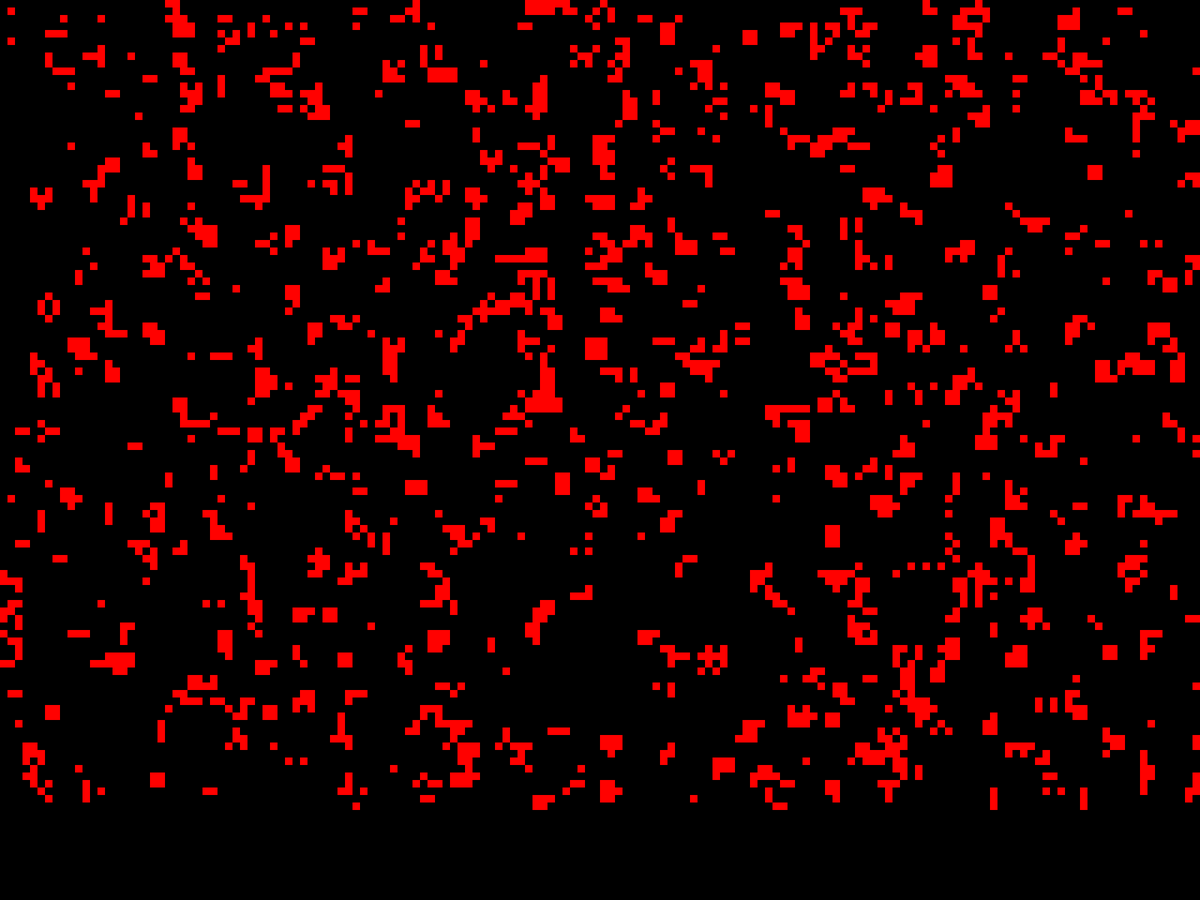
Frame 1 (no input)
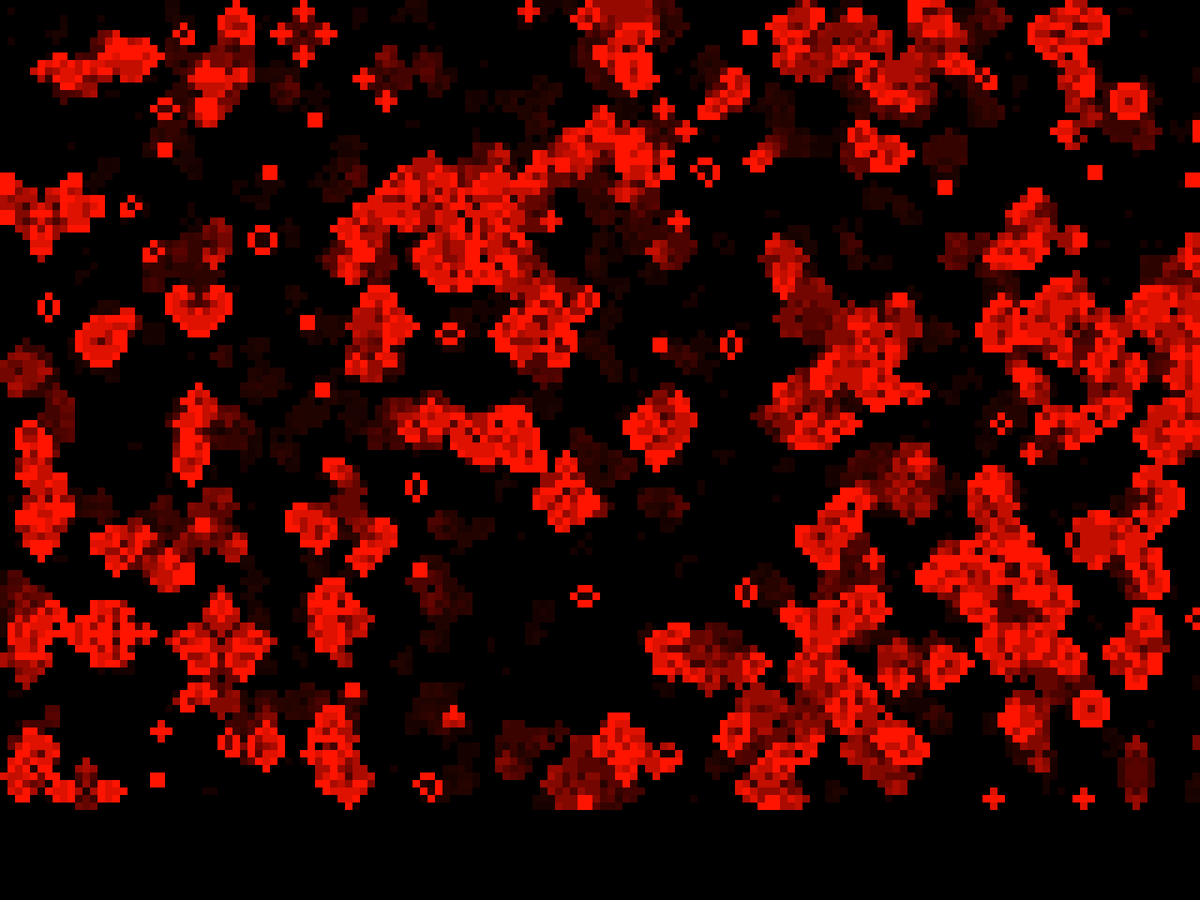
Frame 60 (the mouse pressed at the canvas centre just before this capture)
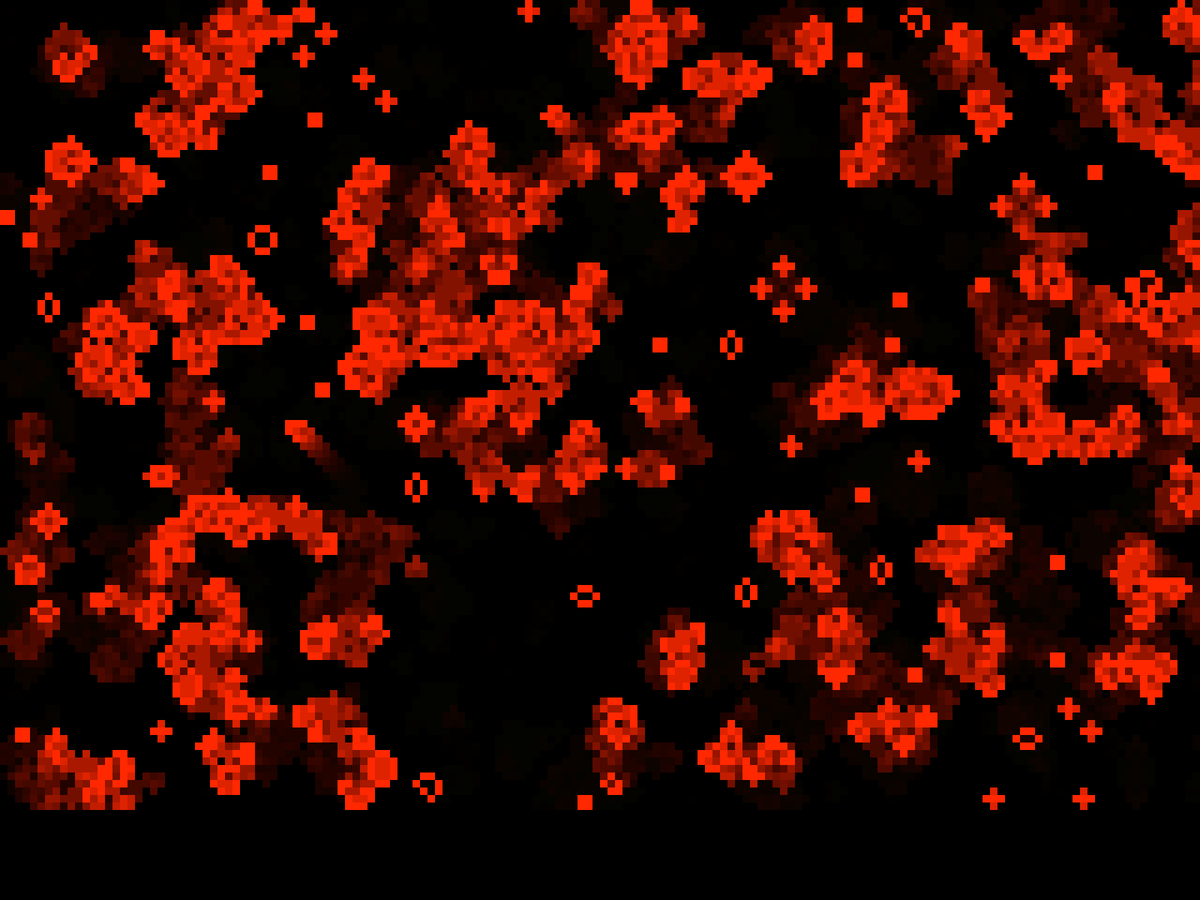
Frame 120 (the mouse held since frame 60 and released just before this capture)

The Processing sketch that drew these frames (run headless with seeded random() and noise(); from frame 60 on, the mouse is pressed at the canvas centre):

// Processing sketch: Johny_GameOfLife_Endless
// ── Johny_GameOfLife_Endless.pde
int screenX = 194;
int screenY = 110;

boolean[][] field = new boolean[screenX][];
boolean[][] oldField = new boolean[screenX][];
int xCord = 0;
int yCord = 0;
int neighbours = 0;
int timer = 0;

int redC = 255;
int greenC = 0;
int blueC = 0;
int changeSpeed = 1;

void setup()
{
  fullScreen();
  background(0, 0, 0);
  noStroke();
  generateField();
}

void generateField()
{
    for (int i = 0; i < field.length; i++)
  {
    field[i] = new boolean[screenY];
    oldField[i] =  new boolean[screenY];
    if (i == 0 || i == field.length -1)
    {
      for (int j = 0; j < field[i].length; j++)
      {
        field[i][j] = false;
      }
    }
    else
    {
      for (int j = 0; j < field[i].length; j++)
      {
        if (j == 0 || j == field[i].length - 1)
        {
          field[i][j] = false;
        }
        else
        {
          field[i][j] = random(1) > 0.85;
        }
      }
    }
    
  }
}

void generateColour() 
{
      //red to yellow
    if (greenC < 255 && redC >= 255 && blueC == 0)
    {
      greenC += changeSpeed;
      blueC = 0;
    }
    //yellow to green
    else if (redC > 0 && greenC >= 255)
    {
      redC -= changeSpeed;
      greenC = 255;
    }
    //green to cyan
    else if (blueC < 255 && greenC >= 255)
    {
      redC = 0;
      blueC += changeSpeed;
    }
    //cyan to blue
    else if (greenC > 0 && blueC >= 255)
    {
      greenC -= changeSpeed;
      blueC = 255;
    }
    //blue to magenta
    else if (redC < 255 && blueC >= 255)
    {
      redC += changeSpeed;
      greenC = 0;
    }
    //magenta to red
    else if (blueC > 0 && redC >= 255)
    {
      redC = 255;
      blueC -= changeSpeed;
    }
}

void draw()
{
  if (timer == 0)
  {
    for (int i = 0; i < field.length; i++)
    {
       for (int j = 0; j < field[i].length; j++)
       {
         oldField[i][j] = field[i][j];
       }
    }
    for (int i = 1; i < field.length - 1; i++)
    {
      for (int j = 1; j < field[i].length - 1; j++)
      {
        neighbours = 0;
        if (oldField[i-1][j-1]) { neighbours++; }
        if (oldField[i][j-1]) { neighbours++; }
        if (oldField[i+1][j-1]) { neighbours++; }
        if (oldField[i-1][j]) { neighbours++; }
        if (oldField[i+1][j]) { neighbours++; }
        if (oldField[i-1][j+1]) { neighbours++; }
        if (oldField[i][j+1]) { neighbours++; }
        if (oldField[i+1][j+1]) { neighbours++; }
      
        if (neighbours < 2) { field[i][j] = false; }
        if (neighbours == 3) { field[i][j] = true; }
        if (neighbours > 3) { field[i][j] = false; }
      }
    }
    
    generateColour();
    fill(0, 0, 0, 32);
    square(0, 0, 5000);
    fill(redC, greenC, blueC);
    xCord = 0;
    
    for (int i = 1; i < field.length - 1; i++)
    {
      yCord = 0;
      for (int j = 1; j < field[i].length - 1; j++)
      {
        if (field[i][j])
        {
          square(xCord, yCord, 10);
        }
        yCord += 10;
      }
      xCord += 10;
    }
      for (int i = 1; i < field.length - 1; i++)
      {
         for (int j = 1; j < field[i].length - 1; j++)
         {
           if (random(1) > 0.9999)
           {
             field[i][j] = !field[i][j];
           }
         }
      }
    
    timer = 3;
  }
  timer--;
  
}
